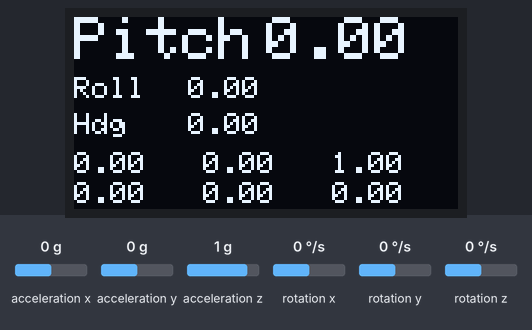
The sketch below on a simulated Arduino Uno, built with avr-gcc and run on an emulated ATmega328P. Shown: 128×64 one-colour display. The test bench sets the inputs (shaded band); at power-on: rotation z 0 °/s, acceleration x 0 g, acceleration y 0 g, acceleration z 1 g, rotation x 0 °/s, rotation y 0 °/s.

Above: at 6.2 s.
6.3 s: rotation z set to -192 °/s
At 7.1 s:
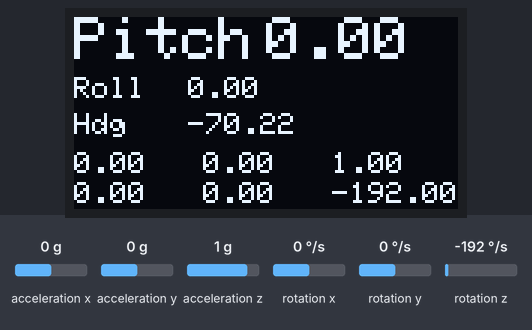
8.7 s: rotation z set to 0 °/s
At 10.0 s:
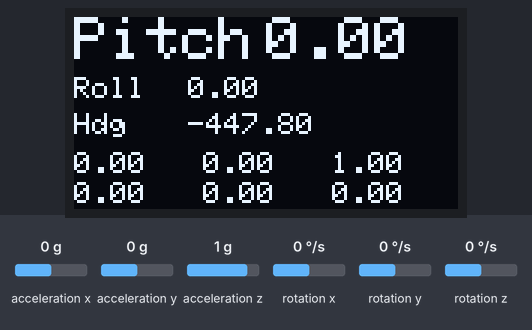
10.3 s: acceleration x set to -1.4 g
At 11.6 s:
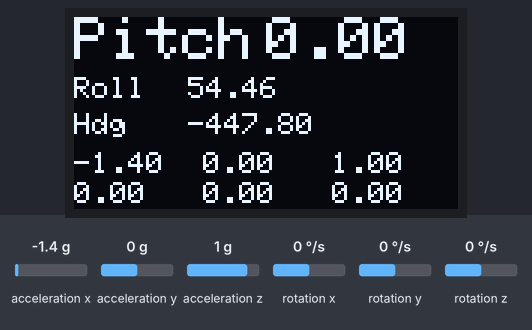
11.9 s: acceleration y set to -1.4 g
At 13.2 s:
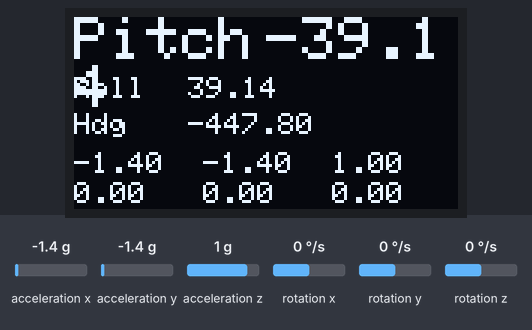
13.5 s: acceleration z set to -1.4 g
At 14.8 s:
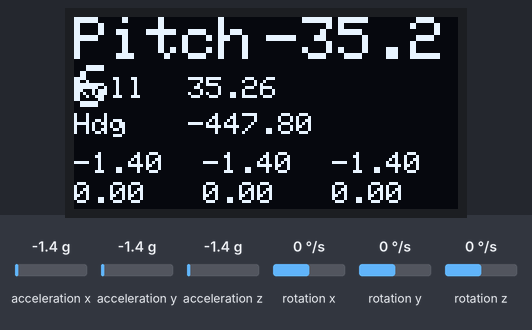
15.1 s: rotation x set to -192 °/s
At 15.6 s:
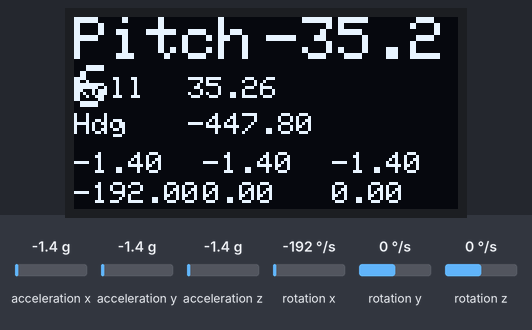
Timing chart, 0 to 17.8 s (numbered marks = the images above; inputs shaded):
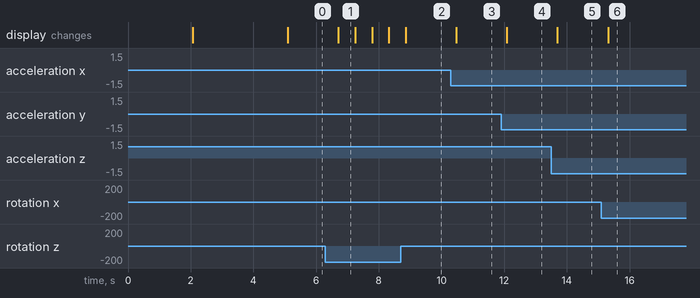

Measured:
- after the input at 6.3 s, the display: changes after 0.41 s (image 1)
- after the input at 10.3 s, the display: changes after 0.17 s (image 3)
- after the input at 11.9 s, the display: changes after 0.18 s (image 4)
- after the input at 13.5 s, the display: changes after 0.20 s (image 5)
- after the input at 15.1 s, the display: changes after 0.21 s (image 6)
- what the display in image 1 shows lasts 0.5 s, from 6.7 s to 7.2 s

The sketch:

GetAllGyroDataOLED.ino
```cpp
#include <MPU6050_tockn.h>
#include <Wire.h>
#include <Adafruit_GFX.h>
#include <Adafruit_SSD1306.h>

#define SCREEN_WIDTH 128 // OLED display width,  in pixels
#define SCREEN_HEIGHT 64 // OLED display height, in pixels

// declare an SSD1306 display object connected to I2C
Adafruit_SSD1306 oled(SCREEN_WIDTH, SCREEN_HEIGHT, &Wire, -1);


MPU6050 mpu6050(Wire);

long timer = 0;

void setup() {
  Serial.begin(9600);
  Wire.begin();


  // initialize OLED display with address 0x3C for 128x64
  if (!oled.begin(SSD1306_SWITCHCAPVCC, 0x3C)) {
    Serial.println(F("SSD1306 allocation failed"));
    while (true);
  }

  delay(2000);         // wait for initializing
  oled.clearDisplay(); // clear display

  oled.setTextSize(2);          // text size
  oled.setTextColor(WHITE);     // text color
  oled.setCursor(0, 0);        // position to display
  oled.println("Pls WAIT"); // text to display
  oled.setTextSize(1);          // text size
  oled.setCursor(0, 20);        // position to display
  oled.println("Hola Mundo!"); // text to display
  oled.setCursor(0, 30);        // position to display
  oled.println("Dia duit ar domhan!"); // text to display
  oled.setCursor(0, 40);        // position to display
  oled.println("Hola kilo!"); // text to display
  oled.setCursor(0, 50);        // position to display
  oled.println("Hello World!"); // text to display
  oled.display();               // show on OLED


  mpu6050.begin();

  mpu6050.calcGyroOffsets(true);
}

void loop() {
  float angleX;
  float angleY;
  float angleZ;

  mpu6050.update();

  if(millis() - timer > 500){


    oled.clearDisplay(); // clear display
    oled.setTextSize(2);          // text size
    oled.setTextColor(WHITE);     // text color

    oled.setCursor(0, 0);        // position to display
    oled.println("Pitch"); // text to display
    oled.setCursor(64, 0);        // position to display
    oled.println(mpu6050.getAngleX()); // text to display


    oled.setTextSize(1);          // text size

    oled.setCursor(0, 20);        // position to display
    oled.println("Roll"); // text to display
    oled.setCursor(38, 20);        // position to display
    oled.println(mpu6050.getAngleY()); // text to display


    oled.setCursor(0, 32);        // position to display
    oled.println("Hdg"); // text to display
    oled.setCursor(38, 32);        // position to display
    oled.println(mpu6050.getAngleZ()); // text to display


    oled.setCursor(0, 45);        // position to display
    oled.println(mpu6050.getAccX()); // text to display
    oled.setCursor(43, 45);        // position to display
    oled.println(mpu6050.getAccY()); // text to display
    oled.setCursor(86, 45);        // position to display
    oled.println(mpu6050.getAccZ()); // text to display

    oled.setCursor(0, 55);        // position to display
    oled.println(mpu6050.getGyroX()); // text to display
    oled.setCursor(43, 55);        // position to display
    oled.println(mpu6050.getGyroY()); // text to display
    oled.setCursor(86, 55);        // position to display
    oled.println(mpu6050.getGyroZ()); // text to display

    oled.display();               // show on OLED
    timer = millis();


  }

}
```
